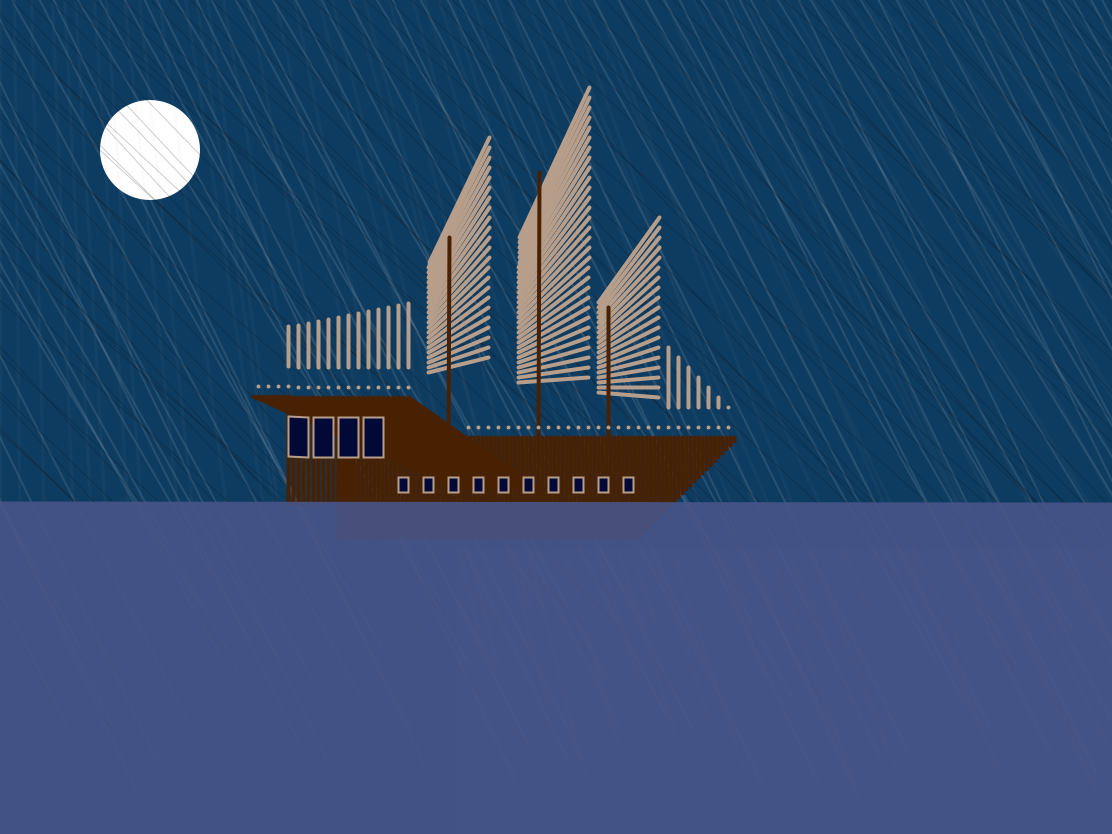
Frame 1 (no input)
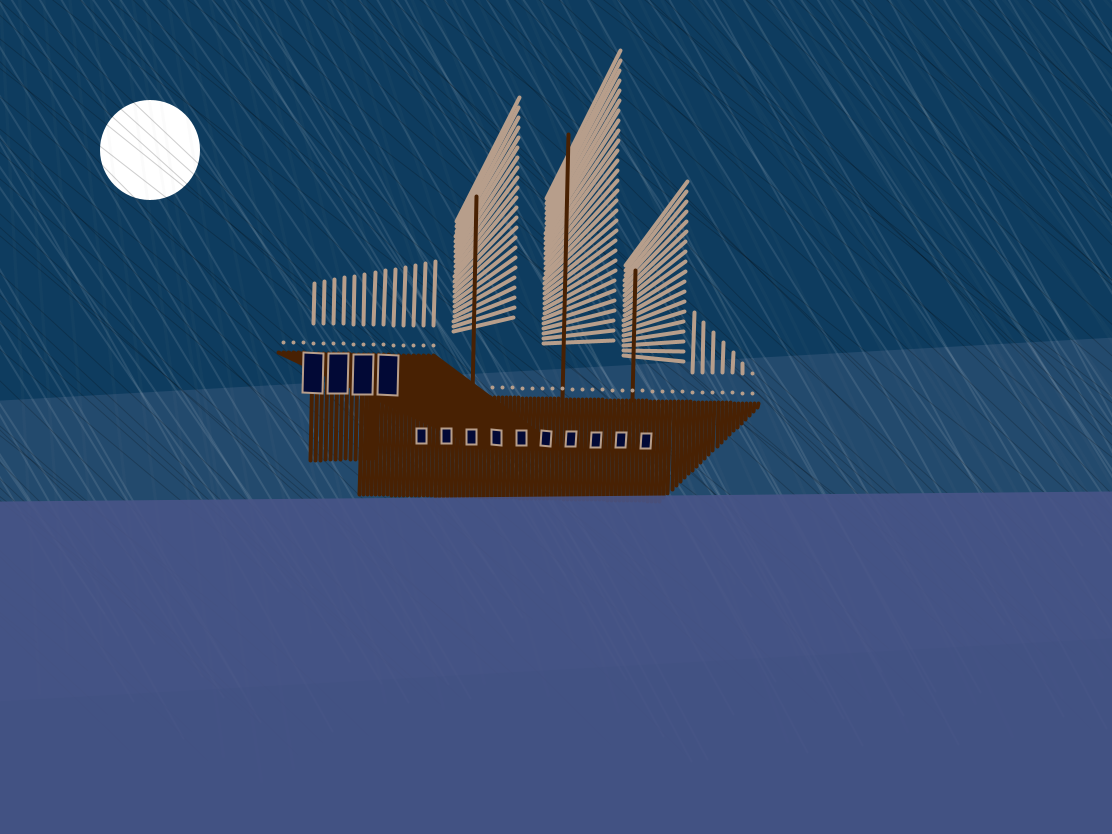
Frame 60 (the mouse pressed at the canvas centre just before this capture)
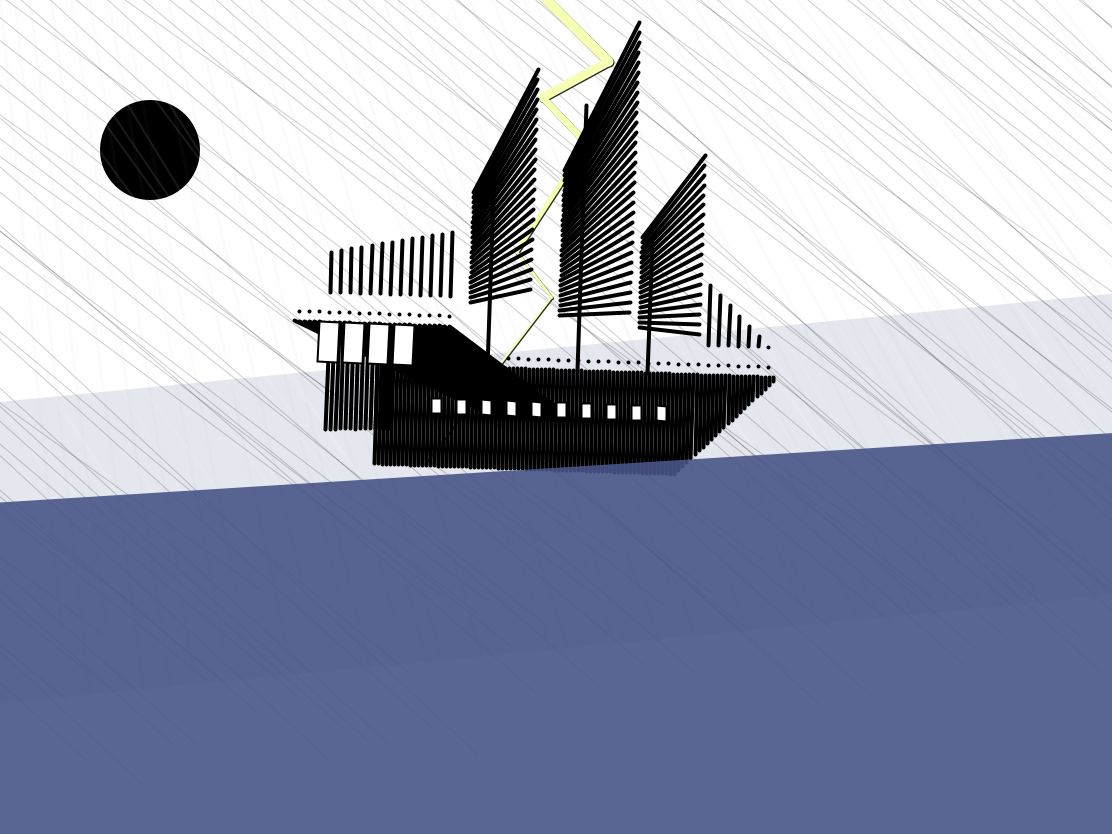
Frame 120 (the mouse held since frame 60 and released just before this capture)

The Processing sketch that drew these frames (run headless with seeded random() and noise(); from frame 60 on, the mouse is pressed at the canvas centre):

// Processing sketch: sketch_230411a
// ── sketch_230411a.pde
// こちらがオリジナルです。
// 【作者】さん
// 【作品名】Windy Sea
// https://openprocessing.org/sketch/1877690

int a = 0;
int b = 300;
int ln = 0;
int delai = 0;
int often = 100;

void setup() {

  size(1112, 834);
  background(14, 60, 100);
  float r = random(-50, 50); // I ended up not using this
  smooth();
}

void draw() {
  background(14, 60, random(95, 105), 255); //flashing background

  if (frameCount%often == 0) {
    ln = 1;
    delai = frameCount;
  }
  if (frameCount - delai > 10) {
    ln = 0;
  }
  //water backgroundcolor and rects
  noStroke();
  //background lightning flash
  if (mousePressed || ln != 0) {
    background(255);
  }

  //moon
  fill(255);
  if (mousePressed || ln != 0) {
    fill(a);
  }                          //I used some variables for the color vv
  ellipse(150, b-150, 100, 100);
  //color for water
  fill(#DEE5FA, 50); //right behind boat
  //rect(a,600,b,400);

  // ocean
  fill(#7884A7, 50);//left under behind boat
  rotate(sin(frameCount * .009)*-.11);
    rect(width/2-100, 550, width*1.3, b);

  fill(#0F1F50, 200);
  if (mousePressed || ln != 0) {
    fill(#F6FFB4);
  }
  //quad(350,500,280,600,600,850,700,850);

  fill(255, 140);
  //quad(random(400, 405),450,350,500,700,850,800,800);

  //see here for some variables^^

  //rain

  //I randomized the ends of them so it would look like it was
  //actually raining. I think it turned out pretty well.
  strokeWeight(3);
  stroke(150, 10);
  for (int i=0; i <width; i += random(11, 30)) {
    line(i, 0, i+i/2, random(600, 800));
  }

  strokeWeight(2);
  stroke(255, 25);
  for (int i=-300; i <width; i += random(11, 30)) {
    line(i, 0, i+370, random(600, 800));
  }

  strokeWeight(1);
  stroke(0, 50);
  for (int i=-700; i <width; i += random(11, 30)) {
    line(i, 0, i+700, random(600, 800));
  }

  //water lines

  //I did the same as I did with the rain to the ends of
  //the water lines to make it seem like it was moving
  //and/or the rain was hitting the water.
  strokeWeight(4);
  stroke(40);

  for (int i = 300; i <800; i += 15) {
    //line(i, 800, i, random(700-i/12, 704-i/12));
  }

  fill(#020936);
  for (int i=0; i <600; i += 10) {
    //line(i,800,i -i/2, random (595,600));
  }
  fill(#020936);
  for (int i=450; i <800; i += 10) {
    //line(i,800,i -i/2, random(850-i/2,845-i/2));
  }

  fill(#020936);
  for (int i=300; i <550; i += 10) {
    //line(i,800,i -i/2, random(670-i/6, 665-i/6));
  }

  //fill(#020936);
  //for (int i=0; i <800; i -= 10){
  //line(i,800,i -i/2, 850-i/2);
  //}

  fill(#020936);
  for (int i=300; i <550; i += 10) {
    //line(i,800,i -i/2, random(665-i/6, 670-i/6));
  }


  //lightning strike
  if (mousePressed || ln != 0) { //turn on when click
    strokeWeight(10);

    //lightningbackground
    pushMatrix();
    translate(1, 1);
    strokeWeight(10);
    line(500, 0, 600, 120);
    strokeWeight(9);
    line(600, 120, 530, 150);
    strokeWeight(7);
    line(530, 150, 570, 200);
    strokeWeight(5);
    line(570, 200, 490, 300);
    strokeWeight(3);
    line(490, 300, 520, 350);
    strokeWeight(2);
    line(520, 350, 380, 500);

    popMatrix();
    //lightning main
    stroke(#F6FFB4);
    strokeWeight(10);
    line(500, 0, 600, 120);
    strokeWeight(9);
    line(600, 120, 530, 150);
    strokeWeight(7);
    line(530, 150, 570, 200);
    strokeWeight(5);
    line(570, 200, 490, 300);
    strokeWeight(3);
    line(490, 300, 520, 350);
    strokeWeight(2);
    line(520, 350, 380, 500);
  }


  strokeWeight(4);
  //boat function/variable
  pushMatrix();
  rotate(radians(-20));
  boat(350, 590);
  popMatrix();

  //splashes
  //same random effect on the splashes up on the boat
  pushMatrix();
  rotate(radians(-20));
  strokeWeight(2);
  stroke(230);

  for (int i=0; i <270; i +=20) {
    //line(i,random(690,700),i+40, 710);
  }
  stroke(160);
  for (int i=0; i <270; i +=20) {
    //line(i,random(640+i, 645+i),i+40, 710);
  }

  popMatrix();
}

void boat(int x, int y) {
  pushMatrix();

  translate(x+100, y+40);
  // rock the ship!
  rotate(.35+sin(frameCount*.01)*.14);
  // mostly all of the if (mousePressed)'s are used to change
  //the stroke/fill colors to black or white to make a
  //silhouette of the ship

  if (mousePressed || ln != 0) {
    fill(255);
  }

  stroke(#482103);
  if (mousePressed || ln != 0) {
    stroke(0);
  }

  //bow
  for (int i=0; i <100; i += 4) {
    line(i, 0, i, 100-i);
  }
  //middle
  for (int i=-300; i <0; i += 4) {
    line(i, 0, i, 100);
  }
  //poop deck
  for (int i=-360; i <-200; i += 5) {
    line(i-25, -40, i/2, 50);
  }
  stroke(#482103);
  if (mousePressed || ln != 0) {
    stroke(0);
  }
  //cap. quarters
  for (int i=-350; i <-280; i += 5) {
    line(i, -30, i, 50-i/20);
  }
  stroke(#B79E8B);
  if (mousePressed || ln != 0) {
    stroke(0);
  }
  //middle sail
  for (int i=-200; i <100; i +=10) {
    line(-120, -100 +i/2, -50, -150+ i);
  }
  //back sail
  for (int i=-150; i <80; i +=10) {
    line(-210, -100 +i/2, -150, -150+ i);
  }
  //front sail
  for (int i=-70; i <120; i +=10) {
    line(-40, -100 +i/2, 20, -150+ i);
  }
  //triangle sail
  for (int i=30; i <100; i += 10) {
    line(i, -30, i, -120+i);
  }
  //poop deck sail
  for (int i=-350; i <-220; i += 10) {
    line(i, -70, i, -180-i/5);
  }

  //cannon holes
  strokeWeight(2);
  for (int i=-240; i <-10; i += 25) {
    rect(i, 40, 10, 15);
  }

  //cap. quart. windows
  strokeWeight(2);
  for (int i=-350; i <-260; i += 25) {
    rect(i, -20, 20, 40);
  }


  //masts (front, back, middle)
  strokeWeight(4);
  stroke(#482103);
  if (mousePressed || ln != 0) {
    stroke(0);
  }
  line(-30, 0, -30, -130);
  line(-190, 0, -190, -200);
  line(-100, 0, -100, -265);

  stroke(#B79E8B);
  if (mousePressed || ln != 0) {
    stroke(0);
  }
  //poop deck railing
  for (int i=-380; i <-220; i += 10) {
    line(i, -50, i, -50);
  }
  //railing
  for (int i=-170; i <100; i += 10) {
    line(i, -10, i, -10);
  }

  popMatrix();
  rotate(.35+sin(frameCount*.02)*.05);
  fill(#485487, 230);//left under behind boat
  noStroke();
  rectMode(CENTER);
  rect(width/2-100, 710, width*1.4, height/2);
  //rectMode(CORNER);
}
